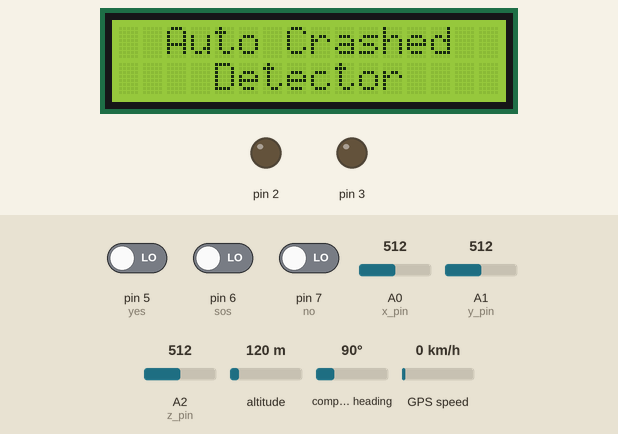
Simulated run of this sketch. Board: Arduino Uno, built with avr-gcc and run on an emulated ATmega328P. Shown: 16×2 character LCD, output pins drawn as LEDs (lit = HIGH). Dashed ring = blinking. Inputs (shaded band) come from the test bench; at power-on: A0 (x_pin) = 512, pin 5 (yes) LOW, pin 6 (sos) LOW, pin 7 (no) LOW, A1 (y_pin) = 512, A2 (z_pin) = 512, altitude 120 m, compass heading 90°, GPS speed 0 km/h. The GPS gets a fix after 3 s at 37.7749, -122.4194 with 8 satellites; the modem accepts every AT command (registered, SIM ready, sends succeed) and sends nothing else; what the sketch prints to the serial monitor is not drawn.

Above: at 1.2 s.
At 5.3 s:
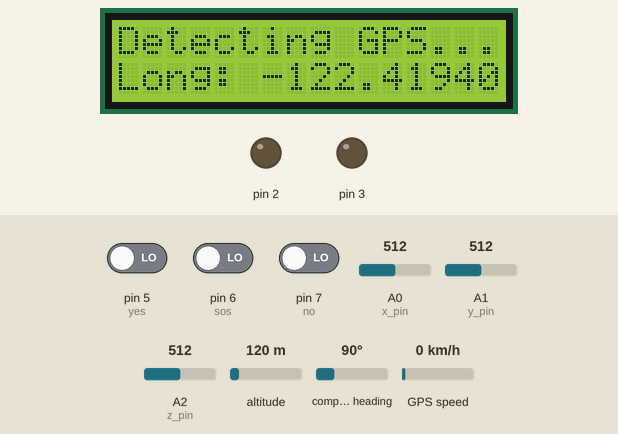
5.4 s: A0 (x_pin) set to 522
6.9 s: A0 (x_pin) set to 538
At 7.3 s:
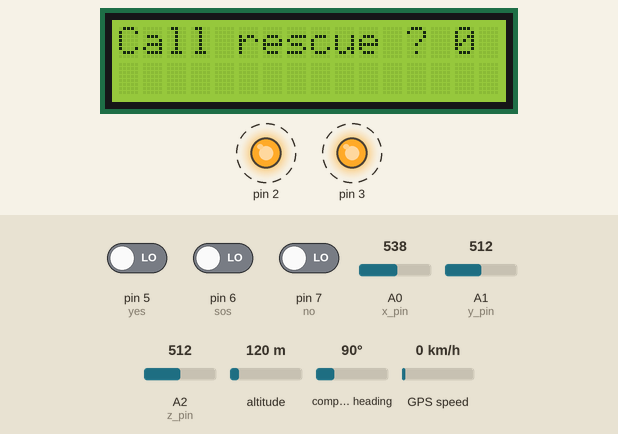
At 39.1 s:
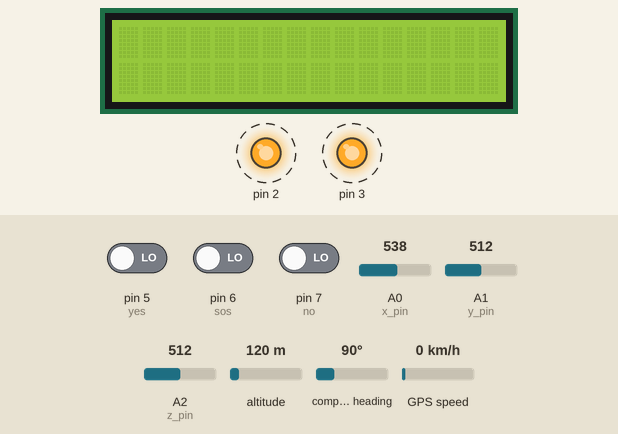
Timing chart, 0 to 40.8 s (numbered marks = the images above; inputs shaded):
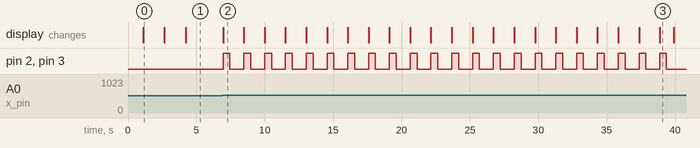

Measured:
- the behaviour switches between 528 and 529 on A0 (x_pin) (found by bisection; images 1 and 2)
- after the input at 5.4 s, every drawn part: stays the same
- after the input at 6.9 s, pin 2, pin 3: alternates HIGH for 0.50 s and LOW for 1.0 s, starting after 0.05 s; the display: changes after 0.05 s (image 2)
- what the display in image 0 shows lasts 1.5 s, from 1.1 s to 2.6 s

The sketch:

accident_detector.ino
```cpp
#include <SoftwareSerial.h>
#include<Wire.h>
#include<LiquidCrystal_I2C.h>
#include <TinyGPS++.h>

LiquidCrystal_I2C lcd(0x27, 16, 2);

static const int RXPin = 10, TXPin = 11;
static const uint32_t GPSBaud = 9600;
// GSM module
SoftwareSerial myserial(12,13);

//  GPS module
SoftwareSerial ss(RXPin, TXPin);
TinyGPSPlus gps;
char msg;
char call;

int x_pin = A0, y_pin = A1, z_pin = A2;
int x_val, y_val, z_val;
float x_out, y_out, z_out;

int inputMin = 0;
int inputMax = 1023;
int sampleRate = 10;

bool sent = false; // Trang thai gui tin nhan, false = chua gui, true = da gui
int yes = 5;
int no = 7;
int sos = 6;
int sos_stat = 0;
int yesButton_stat;
int noButton_stat;
int sosButton_stat;
int yes_stat = 0;
int no_stat = 0;
int count = 0;
String Message = "";
String Speed = "";
float lattitude, longtitude, speedd; //create variable for lattitude and longtitude object

void setup()
{
  // put your setup code here, to run once:
  analogReference(EXTERNAL);
  myserial.begin(9600);
  Serial.begin(9600);
  ss.begin(GPSBaud);

  /*Serial.println("h: to disconnect a call");
  Serial.println("i: to receive a call");
  Serial.println("s: to send messages");
  Serial.println("r: to receive message");
  Serial.println("c: to make a call");
  Serial.println("e: to redial");*/

  lcd.begin();
  lcd.setCursor(0, 0);
  lcd.backlight();
  lcd.print("Please Wait....");
  delay(1000);
  lcd.clear();
  lcd.print("  Auto Crashed");
  lcd.setCursor(0,1);
  lcd.print("    Detector   ");
  delay(1500);
  lcd.clear();

  lcd.print("  System Ready  ");
  lcd.setCursor(0,1);
  lcd.print("      :)))    ");
  delay(1500);
  lcd.clear();

    // set for LED
  pinMode(2, OUTPUT);
  pinMode(3, OUTPUT);
  pinMode(yes, INPUT);
  pinMode(no, INPUT);
  pinMode(sos, INPUT);

}

void loop()
{
    // This sketch displays information every time a new sentence is correctly encoded.
  while (ss.available() > 0)
    if (gps.encode(ss.read()))
      displayInfo();          // print info to LCD
  if(sent == false )
    show_coordinate();
  if (millis() > 5000 && gps.charsProcessed() < 10)
  {
    Serial.println("No GPS detedted: Check wires.");
    while(true);
  }

  // SOS
  sosButton_stat = digitalRead(sos);
  if(sosButton_stat == HIGH)
  {
    SOS();
  }

  //Accelerometer

  x_val = axisSample(x_pin);
  y_val = axisSample(y_pin);
  z_val = axisSample(z_pin);

  long xScaled = map(x_val, inputMin, inputMax, -3000, 3000);
  long yScaled = map(y_val, inputMin, inputMax, -3000, 3000);
  long zScaled = map(z_val, inputMin, inputMax, -3000, 3000);

  x_out = xScaled/1000.0;
  y_out = yScaled/1000.0;
  z_out = zScaled/1000.0;

  Serial.print("X / Y / Z:" );
  Serial.print(x_out);
  Serial.print("G / ");
  Serial.print(y_out);
  Serial.print("G / ");
  Serial.print(z_out);
  Serial.println("G");

  if(x_out <= (-0.2) || x_out >= 0.1 || y_out >=0.02 || z_out <= (-0.15))
  {
    if(sent == false)
    {
      accident();
    }
    lcd.clear();
    led_buzzer();
    if(no_stat != 0)
    {
      Serial.println("No message sent !");
      lcd.print("No message sent !");
      no_stat = 0;
      delay(500);
      lcd.clear();
      delay(200);
    }
    else if(yes_stat != 0 && sent == false)
    {
      lcd.clear();
      lcd.print("Message sent !");
      SendMessage();
      Serial.println("Message sent !");
      yes_stat = 0;
      sent = true;
      delay(500);
      lcd.clear();
      delay(200);
    }
    else if(count >= 20 && sent == false)
    {
      lcd.clear();
      lcd.print("Message sent !");
      SendMessage();
      Serial.println("Message sent ");
      sent = true;
      delay(500);
      lcd.clear();
      delay(200);
    }
    if(sent == true)
    {
      lcd.setCursor(1, 0);
      lcd.print("Message sent !");
      lcd.setCursor(4, 1);
      lcd.print("HELP !!!");
      led_buzzer();
    }
    lcd.clear();
  }

  //GSM

  /*if(Serial.available()>0)
    switch(Serial.read())
   {
      case's':
        SendMessage();
        break;
      case 'r':
        ReceiveMessage();
        break;
      case 'c':
        MakeCall();
        break;
   }
   if(myserial.available()>0)
   Serial.write(myserial.read());*/
}

void SOS()
{
  lcd.clear();
  sos_stat++;
  Serial.print("SOS: ");
  Serial.println(sos_stat);
  lcd.print("SOS ? ");
  lcd.print(sos_stat);
  led_buzzer();
  if(sos_stat >= 3)
  {
    lcd.clear();
    lcd.print("SOS sent !");
    SendSos();
    lcd.clear();
    count = 0;
    while(count < 5)
    {
      Serial.println("SOS sent !");
      lcd.print("SOS sent !");
      led_buzzer();
      lcd.clear();
      delay(500);
      count++;
    }
    sos_stat = 0;
    count = 0;
  }
  delay(1000);
  lcd.clear();
}

void SendMessage()
{
  myserial.println("AT+CMGF=1");    //Sets the GSM Module in Text Mode
  delay(500);  // Delay of 1000 milli seconds or 1 second
  myserial.println("AT+CMGS=\"+84962389960\"\r"); // Replace x with mobile number
  delay(500);
  myserial.println("Vehicle crashed !");// The SMS text you want to send
  myserial.print("Latitude:");
  myserial.println(lattitude, 6);
  myserial.print("Longtitude:");
  myserial.println(longtitude, 6);
  delay(500);
  myserial.print("http://maps.google.com/maps?&z=15&mrt=yp&t=k&q=");
  myserial.print(lattitude, 6);
  myserial.print("+");
  myserial.print(longtitude, 6);
  myserial.println((char)26);// ASCII code of CTRL+Z
  delay(1000);
}

void SendSos()
{
  myserial.println("AT+CMGF=1");
  delay(500);
  myserial.println("AT+CMGS=\"+84962389960\"\r");
  delay(500);
  myserial.println("SOS!!! Send help!!! SOS!!!");
  myserial.print("Latitude:");
  myserial.println(lattitude, 6);
  myserial.print("Longtitude:");
  myserial.println(longtitude, 6);
  delay(500);
  myserial.print("http://maps.google.com/maps?&z=15&mrt=yp&t=k&q=");
  myserial.print(lattitude, 6);
  myserial.print("+");
  myserial.print(longtitude, 6);
  myserial.println((char)26);// ASCII code of CTRL+Z
  delay(1000);
}


 void ReceiveMessage()
{
  myserial.println("AT+CNMI=2,2,0,0,0"); // AT Command to receive a live SMS
  delay(1000);
  if(myserial.available()>0)
  {
    msg=myserial.read();
    Serial.print(msg);
  }
}


 int axisSample(int inputPin)          //Lấy trung bình giá trị đọc
{
  long value = 0;
  int output;
  analogRead(inputPin);
  delay(1);
  for(int i = 0; i < sampleRate; i++)
    value += analogRead(inputPin);

  return value/sampleRate;
}

void led_buzzer()
{
  digitalWrite(2, 1);
  digitalWrite(3, 1);
  delay(500);
  digitalWrite(2, 0);
  digitalWrite(3, 0);
  delay(500);
}

void accident()
{
  yesButton_stat = digitalRead(yes);
  noButton_stat = digitalRead(no);
  count = 0;
  while(count <= 20 && yesButton_stat == LOW && noButton_stat == LOW)
  {
    yesButton_stat = digitalRead(yes);
    noButton_stat = digitalRead(no);
    Serial.println("Call rescue ?");
    lcd.clear();
    lcd.print("Call rescue ? ");
    Serial.print("count = ");
    Serial.println(count);
    lcd.print(count);
    led_buzzer();
    count++;
    delay(500);
    lcd.clear();
    if(noButton_stat == HIGH)
    {
      no_stat++;
      break;
    }
    else if(yesButton_stat == HIGH)
    {
      yes_stat++;
      break;
    }
  }
}

void displayInfo()
{
  Serial.print(F("Location: "));
  if (gps.location.isValid())
  {
    Serial.print(gps.location.lat(), 6);
    Serial.print(F(","));
    Serial.println(gps.location.lng(), 6);
      lattitude = gps.location.lat();
      longtitude = gps.location.lng();
  }
  else
  {
    Serial.print(F("INVALID"));
  }

  if(gps.speed.isValid())
  {
    Serial.print(gps.speed.kmph());
      speedd = gps.speed.kmph();
  }
  Serial.println();
}

void show_coordinate()
{
  lcd.setCursor(0, 0);
  lcd.print("Detecting GPS...");
  if(gps.location.isValid())
  {
    lcd.print("Lat:  ");
    lcd.print(lattitude, 6);
    lcd.setCursor(0, 1);
    lcd.print("Long: ");
    lcd.print(longtitude, 6);
  }
}
```
